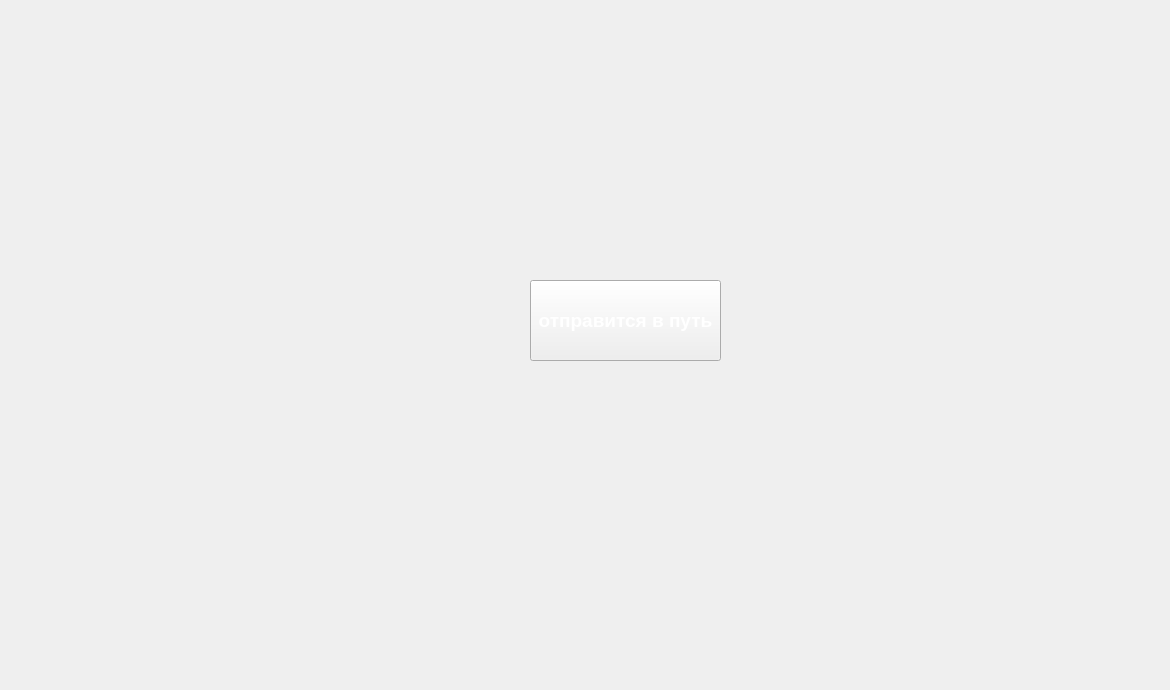
  <widget class="QWidget" name="tab">
   <attribute name="title">
    <string>Город</string>
   </attribute>
   <widget class="QLabel" name="enemyName">
    <property name="geometry">
     <rect>
      <x>490</x>
      <y>10</y>
      <width>161</width>
      <height>20</height>
     </rect>
    </property>
    <property name="font">
     <font>
      <pointsize>10</pointsize>
     </font>
    </property>
    <property name="text">
     <string/>
    </property>
   </widget>
   <widget class="QLabel" name="enemyAttack">
    <property name="geometry">
     <rect>
      <x>406</x>
      <y>50</y>
      <width>21</width>
      <height>20</height>
     </rect>
    </property>
    <property name="text">
     <string/>
    </property>
   </widget>
   <widget class="QLabel" name="enemyArmor">
    <property name="geometry">
     <rect>
      <x>406</x>
      <y>80</y>
      <width>21</width>
      <height>20</height>
     </rect>
    </property>
    <property name="text">
     <string/>
    </property>
   </widget>
   <widget class="QPushButton" name="buttOut">
    <property name="geometry">
     <rect>
      <x>530</x>
      <y>280</y>
      <width>191</width>
      <height>81</height>
     </rect>
    </property>
    <property name="font">
     <font>
      <pointsize>14</pointsize>
      <weight>75</weight>
      <italic>false</italic>
      <bold>true</bold>
      <underline>false</underline>
     </font>
    </property>
    <property name="styleSheet">
     <string notr="true">color: rgb(255, 255, 255);</string>
    </property>
    <property name="text">
     <string>отправится в путь</string>
    </property>
   </widget>
   <widget class="QLabel" name="label_10">
    <property name="geometry">
     <rect>
      <x>0</x>
      <y>-40</y>
      <width>1161</width>
      <height>681</height>
     </rect>
    </property>
    <property name="text">
     <string/>
    </property>
    <property name="pixmap">
     <pixmap>image/background/outCity.jpg</pixmap>
    </property>
    <property name="scaledContents">
     <bool>true</bool>
    </property>
   </widget>
   <zorder>label_10</zorder>
   <zorder>enemyName</zorder>
   <zorder>enemyAttack</zorder>
   <zorder>enemyArmor</zorder>
   <zorder>buttOut</zorder>
  </widget>
